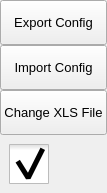
                 <widget class="QFrame" name="extraRightBox">
                  <property name="minimumSize">
                   <size>
                    <width>0</width>
                    <height>0</height>
                   </size>
                  </property>
                  <property name="maximumSize">
                   <size>
                    <width>0</width>
                    <height>16777215</height>
                   </size>
                  </property>
                  <property name="frameShape">
                   <enum>QFrame::Shape::NoFrame</enum>
                  </property>
                  <property name="frameShadow">
                   <enum>QFrame::Shadow::Raised</enum>
                  </property>
                  <layout class="QVBoxLayout" name="verticalLayout_7">
                   <property name="spacing">
                    <number>0</number>
                   </property>
                   <property name="leftMargin">
                    <number>0</number>
                   </property>
                   <property name="topMargin">
                    <number>0</number>
                   </property>
                   <property name="rightMargin">
                    <number>0</number>
                   </property>
                   <property name="bottomMargin">
                    <number>0</number>
                   </property>
                   <item>
                    <widget class="QFrame" name="themeSettingsTopDetail">
                     <property name="maximumSize">
                      <size>
                       <width>16777215</width>
                       <height>3</height>
                      </size>
                     </property>
                     <property name="frameShape">
                      <enum>QFrame::Shape::NoFrame</enum>
                     </property>
                     <property name="frameShadow">
                      <enum>QFrame::Shadow::Raised</enum>
                     </property>
                    </widget>
                   </item>
                   <item>
                    <widget class="QFrame" name="contentSettings">
                     <property name="frameShape">
                      <enum>QFrame::Shape::NoFrame</enum>
                     </property>
                     <property name="frameShadow">
                      <enum>QFrame::Shadow::Raised</enum>
                     </property>
                     <layout class="QVBoxLayout" name="verticalLayout_13">
                      <property name="spacing">
                       <number>0</number>
                      </property>
                      <property name="leftMargin">
                       <number>0</number>
                      </property>
                      <property name="topMargin">
                       <number>0</number>
                      </property>
                      <property name="rightMargin">
                       <number>0</number>
                      </property>
                      <property name="bottomMargin">
                       <number>0</number>
                      </property>
                      <item alignment="Qt::AlignmentFlag::AlignTop">
                       <widget class="QFrame" name="topMenus">
                        <property name="frameShape">
                         <enum>QFrame::Shape::NoFrame</enum>
                        </property>
                        <property name="frameShadow">
                         <enum>QFrame::Shadow::Raised</enum>
                        </property>
                        <layout class="QVBoxLayout" name="verticalLayout_14">
                         <property name="spacing">
                          <number>0</number>
                         </property>
                         <property name="leftMargin">
                          <number>0</number>
                         </property>
                         <property name="topMargin">
                          <number>0</number>
                         </property>
                         <property name="rightMargin">
                          <number>0</number>
                         </property>
                         <property name="bottomMargin">
                          <number>0</number>
                         </property>
                         <item>
                          <widget class="QPushButton" name="btn_export_conf">
                           <property name="sizePolicy">
                            <sizepolicy hsizetype="Expanding" vsizetype="Fixed">
                             <horstretch>0</horstretch>
                             <verstretch>0</verstretch>
                            </sizepolicy>
                           </property>
                           <property name="minimumSize">
                            <size>
                             <width>0</width>
                             <height>45</height>
                            </size>
                           </property>
                           <property name="font">
                            <font>
                             <family>Segoe UI</family>
                             <pointsize>10</pointsize>
                             <italic>false</italic>
                             <bold>false</bold>
                            </font>
                           </property>
                           <property name="cursor">
                            <cursorShape>PointingHandCursor</cursorShape>
                           </property>
                           <property name="layoutDirection">
                            <enum>Qt::LayoutDirection::LeftToRight</enum>
                           </property>
                           <property name="styleSheet">
                            <string notr="true">background-image: url(:/icons/images/icons/cil-share-boxed.png);</string>
                           </property>
                           <property name="text">
                            <string>Export Config</string>
                           </property>
                          </widget>
                         </item>
                         <item>
                          <widget class="QPushButton" name="btn_import_conf">
                           <property name="sizePolicy">
                            <sizepolicy hsizetype="Expanding" vsizetype="Fixed">
                             <horstretch>0</horstretch>
                             <verstretch>0</verstretch>
                            </sizepolicy>
                           </property>
                           <property name="minimumSize">
                            <size>
                             <width>0</width>
                             <height>45</height>
                            </size>
                           </property>
                           <property name="font">
                            <font>
                             <family>Segoe UI</family>
                             <pointsize>10</pointsize>
                             <italic>false</italic>
                             <bold>false</bold>
                            </font>
                           </property>
                           <property name="cursor">
                            <cursorShape>PointingHandCursor</cursorShape>
                           </property>
                           <property name="layoutDirection">
                            <enum>Qt::LayoutDirection::LeftToRight</enum>
                           </property>
                           <property name="styleSheet">
                            <string notr="true">background-image: url(:/icons/images/icons/cil-folder-open.png);</string>
                           </property>
                           <property name="text">
                            <string>Import Config</string>
                           </property>
                          </widget>
                         </item>
                         <item>
                          <widget class="QPushButton" name="btn_change_xls">
                           <property name="sizePolicy">
                            <sizepolicy hsizetype="Expanding" vsizetype="Fixed">
                             <horstretch>0</horstretch>
                             <verstretch>0</verstretch>
                            </sizepolicy>
                           </property>
                           <property name="minimumSize">
                            <size>
                             <width>0</width>
                             <height>45</height>
                            </size>
                           </property>
                           <property name="font">
                            <font>
                             <family>Segoe UI</family>
                             <pointsize>10</pointsize>
                             <italic>false</italic>
                             <bold>false</bold>
                            </font>
                           </property>
                           <property name="cursor">
                            <cursorShape>PointingHandCursor</cursorShape>
                           </property>
                           <property name="layoutDirection">
                            <enum>Qt::LayoutDirection::LeftToRight</enum>
                           </property>
                           <property name="styleSheet">
                            <string notr="true">background-image: url(:/icons/images/icons/icons8-excel-20.png);</string>
                           </property>
                           <property name="text">
                            <string>Change XLS File</string>
                           </property>
                          </widget>
                         </item>
                         <item>
                          <widget class="QFrame" name="frame_42">
                           <property name="styleSheet">
                            <string notr="true">QFrame{
border:none;
background-color:transparent;
}</string>
                           </property>
                           <property name="frameShape">
                            <enum>QFrame::Shape::StyledPanel</enum>
                           </property>
                           <property name="frameShadow">
                            <enum>QFrame::Shadow::Raised</enum>
                           </property>
                           <layout class="QVBoxLayout" name="verticalLayout_47">
                            <item>
                             <widget class="QCheckBox" name="checkBox_3">
                              <property name="enabled">
                               <bool>true</bool>
                              </property>
                              <property name="styleSheet">
                               <string notr="true">QCheckBox::indicator{
	width:40px;
	height:40px;
}
QCheckBox::indicator:checked{
	
	image: url(:/icons/icons/toggle_on.png);
}
QCheckBox::indicator:unchecked{
   image: url(:/icons/icons/toggle_off.png);
}</string>
                              </property>
                              <property name="text">
                               <string/>
                              </property>
                              <property name="checked">
                               <bool>true</bool>
                              </property>
                             </widget>
                            </item>
                           </layout>
                          </widget>
                         </item>
                        </layout>
                       </widget>
                      </item>
                     </layout>
                    </widget>
                   </item>
                  </layout>
                 </widget>
